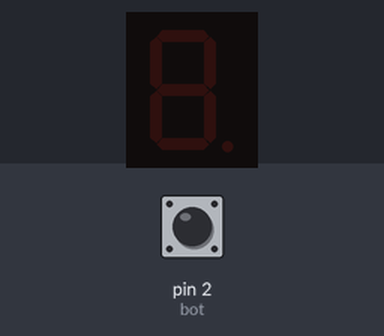
Bench run of a sketch on a simulated Arduino Uno, built with avr-gcc and run on an emulated ATmega328P. On the bench: 1-digit seven-segment display. Wiring (inferred from the names in the program): 1-digit 7-segment display, segments lit when HIGH: segments pin 3, pin 4, pin 5, pin 6, pin 7, pin 8, pin 9. The test bench sets the inputs (shaded band); at power-on: pin 2 (bot) LOW. The segment pins are drawn as the display they are named for.

Above: at 1.2 s.
1.3 s: pin 2 (bot) pulled HIGH for 0.15 s
At 2.6 s:
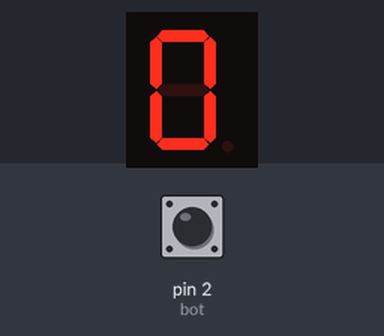
2.9 s: pin 2 (bot) pulled HIGH for 1 s
At 5.0 s:
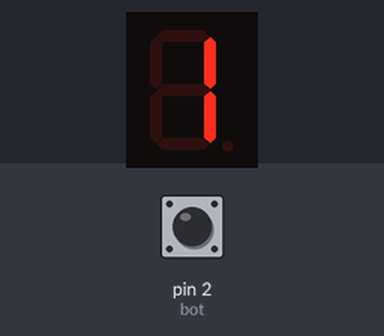
5.4 s: pin 2 (bot) pulled HIGH for 0.15 s
At 6.7 s:
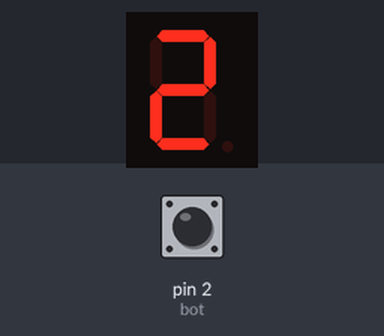
7.0 s: pin 2 (bot) pulled HIGH for 3.2 s
At 11.0 s:
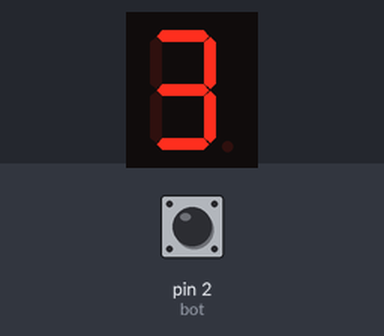
11.7 s: pin 2 (bot) pulled HIGH for 0.15 s
At 12.9 s:
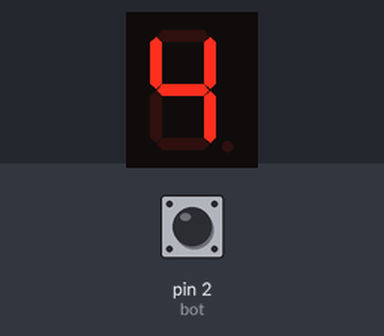
13.3 s: pin 2 (bot) pulled HIGH for 1 s
At 15.3 s:
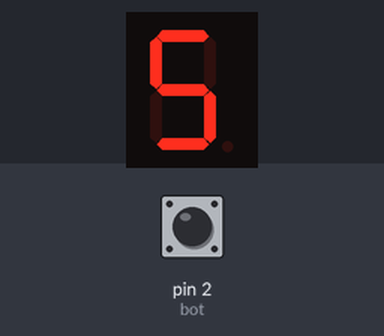
Timing chart, 0 to 16.8 s (numbered marks = the images above; inputs shaded):
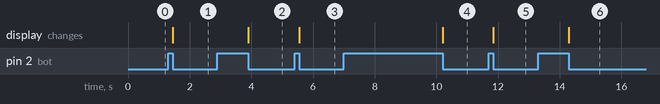

Measured:
- after the input at 1.3 s, the display: changes after 0.15 s (image 1)
- after the input at 2.9 s, the display: changes after 1.0 s (image 2)
- after the input at 5.4 s, the display: changes after 0.15 s (image 3)
- after the input at 7.0 s, the display: changes after 3.2 s (image 4)
- after the input at 11.7 s, the display: changes after 0.15 s (image 5)
- after the input at 13.3 s, the display: changes after 1.0 s (image 6)

The sketch:

Ex03.ino
```cpp
int seg_a = 3;
int seg_b = 4;
int seg_c = 5;
int seg_d = 6;
int seg_e = 7;
int seg_f = 8;
int seg_g = 9;
int bot = 2;
bool test = 0;
bool m = 0;
int i = 0;

void setup() {
  pinMode(seg_a, OUTPUT);
  pinMode(seg_b, OUTPUT);
  pinMode(seg_c, OUTPUT);
  pinMode(seg_d, OUTPUT);
  pinMode(seg_e, OUTPUT);
  pinMode(seg_f, OUTPUT);
  pinMode(seg_g, OUTPUT);
}

void loop() {

    while(true) {
        while(true) {
            if (digitalRead(bot) == 1) {
            test = 1;
            }
            if (digitalRead(bot) == 0 && test == 1) {
                break;
            }
        }
        switch (i) {
        case 0:
            digitalWrite(seg_a, HIGH);
            digitalWrite(seg_b, HIGH);
            digitalWrite(seg_c, HIGH);
            digitalWrite(seg_d, HIGH);
            digitalWrite(seg_e, HIGH);
            digitalWrite(seg_f, HIGH);
            digitalWrite(seg_g, LOW);
            break;

        case 1:
            digitalWrite(seg_a, LOW);
            digitalWrite(seg_b, HIGH);
            digitalWrite(seg_c, HIGH);
            digitalWrite(seg_d, LOW);
            digitalWrite(seg_e, LOW);
            digitalWrite(seg_f, LOW);
            digitalWrite(seg_g, LOW);
            break;

        case 2:
            digitalWrite(seg_a, HIGH);
            digitalWrite(seg_b, HIGH);
            digitalWrite(seg_c, LOW);
            digitalWrite(seg_d, HIGH);
            digitalWrite(seg_e, HIGH);
            digitalWrite(seg_f, LOW);
            digitalWrite(seg_g, HIGH);
            break;

        case 3:
            digitalWrite(seg_a, HIGH);
            digitalWrite(seg_b, HIGH);
            digitalWrite(seg_c, HIGH);
            digitalWrite(seg_d, HIGH);
            digitalWrite(seg_e, LOW);
            digitalWrite(seg_f, LOW);
            digitalWrite(seg_g, HIGH);
            break;

        case 4:
            digitalWrite(seg_a, LOW);
            digitalWrite(seg_b, HIGH);
            digitalWrite(seg_c, HIGH);
            digitalWrite(seg_d, LOW);
            digitalWrite(seg_e, LOW);
            digitalWrite(seg_f, HIGH);
            digitalWrite(seg_g, HIGH);
            break;

        case 5:
            digitalWrite(seg_a, HIGH);
            digitalWrite(seg_b, LOW);
            digitalWrite(seg_c, HIGH);
            digitalWrite(seg_d, HIGH);
            digitalWrite(seg_e, LOW);
            digitalWrite(seg_f, HIGH);
            digitalWrite(seg_g, HIGH);
            break;

        case 6:
            digitalWrite(seg_a, HIGH);
            digitalWrite(seg_b, LOW);
            digitalWrite(seg_c, HIGH);
            digitalWrite(seg_d, HIGH);
            digitalWrite(seg_e, HIGH);
            digitalWrite(seg_f, HIGH);
            digitalWrite(seg_g, HIGH);
            break;

        case 7:
            digitalWrite(seg_a, HIGH);
            digitalWrite(seg_b, HIGH);
            digitalWrite(seg_c, HIGH);
            digitalWrite(seg_d, LOW);
            digitalWrite(seg_e, LOW);
            digitalWrite(seg_f, LOW);
            digitalWrite(seg_g, LOW);
            break;

        case 8:
            digitalWrite(seg_a, HIGH);
            digitalWrite(seg_b, HIGH);
            digitalWrite(seg_c, HIGH);
            digitalWrite(seg_d, HIGH);
            digitalWrite(seg_e, HIGH);
            digitalWrite(seg_f, HIGH);
            digitalWrite(seg_g, HIGH);
            break;

        case 9:
            digitalWrite(seg_a, HIGH);
            digitalWrite(seg_b, HIGH);
            digitalWrite(seg_c, HIGH);
            digitalWrite(seg_d, HIGH);
            digitalWrite(seg_e, LOW);
            digitalWrite(seg_f, HIGH);
            digitalWrite(seg_g, HIGH);
            break;
        }
        test = 0;

        if(m == 0) {
            i++;

            if(i > 9) {
                m = 1;
              	i = 9;
            }
        }
        if(m == 1) {
            i--;

            if(i < 0) {
                m = 0;
                i = 1;
            }
        }
    }
}
```
